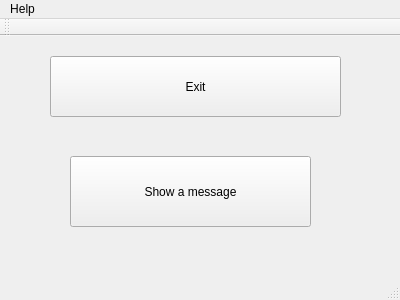
<?xml version="1.0" encoding="UTF-8"?>
<ui version="4.0">
 <class>MainWindow</class>
 <widget class="QMainWindow" name="MainWindow">
  <property name="geometry">
   <rect>
    <x>0</x>
    <y>0</y>
    <width>400</width>
    <height>300</height>
   </rect>
  </property>
  <property name="windowTitle">
   <string>MainWindow</string>
  </property>
  <property name="styleSheet">
   <string notr="true"/>
  </property>
  <widget class="QWidget" name="centralWidget">
   <widget class="QPushButton" name="pushButton">
    <property name="geometry">
     <rect>
      <x>50</x>
      <y>20</y>
      <width>291</width>
      <height>61</height>
     </rect>
    </property>
    <property name="text">
     <string>Exit</string>
    </property>
   </widget>
   <widget class="QPushButton" name="pushButton_2">
    <property name="geometry">
     <rect>
      <x>70</x>
      <y>120</y>
      <width>241</width>
      <height>71</height>
     </rect>
    </property>
    <property name="text">
     <string>Show a message</string>
    </property>
   </widget>
  </widget>
  <widget class="QMenuBar" name="menuBar">
   <property name="geometry">
    <rect>
     <x>0</x>
     <y>0</y>
     <width>400</width>
     <height>31</height>
    </rect>
   </property>
   <widget class="QMenu" name="menuHelp">
    <property name="title">
     <string>Help</string>
    </property>
    <addaction name="actionAbout_Qt"/>
   </widget>
   <addaction name="menuHelp"/>
  </widget>
  <widget class="QToolBar" name="mainToolBar">
   <attribute name="toolBarArea">
    <enum>TopToolBarArea</enum>
   </attribute>
   <attribute name="toolBarBreak">
    <bool>false</bool>
   </attribute>
  </widget>
  <widget class="QStatusBar" name="statusBar"/>
  <action name="actionAbout_Qt">
   <property name="text">
    <string>About Qt</string>
   </property>
  </action>
 </widget>
 <layoutdefault spacing="6" margin="11"/>
 <resources/>
 <connections/>
</ui>
